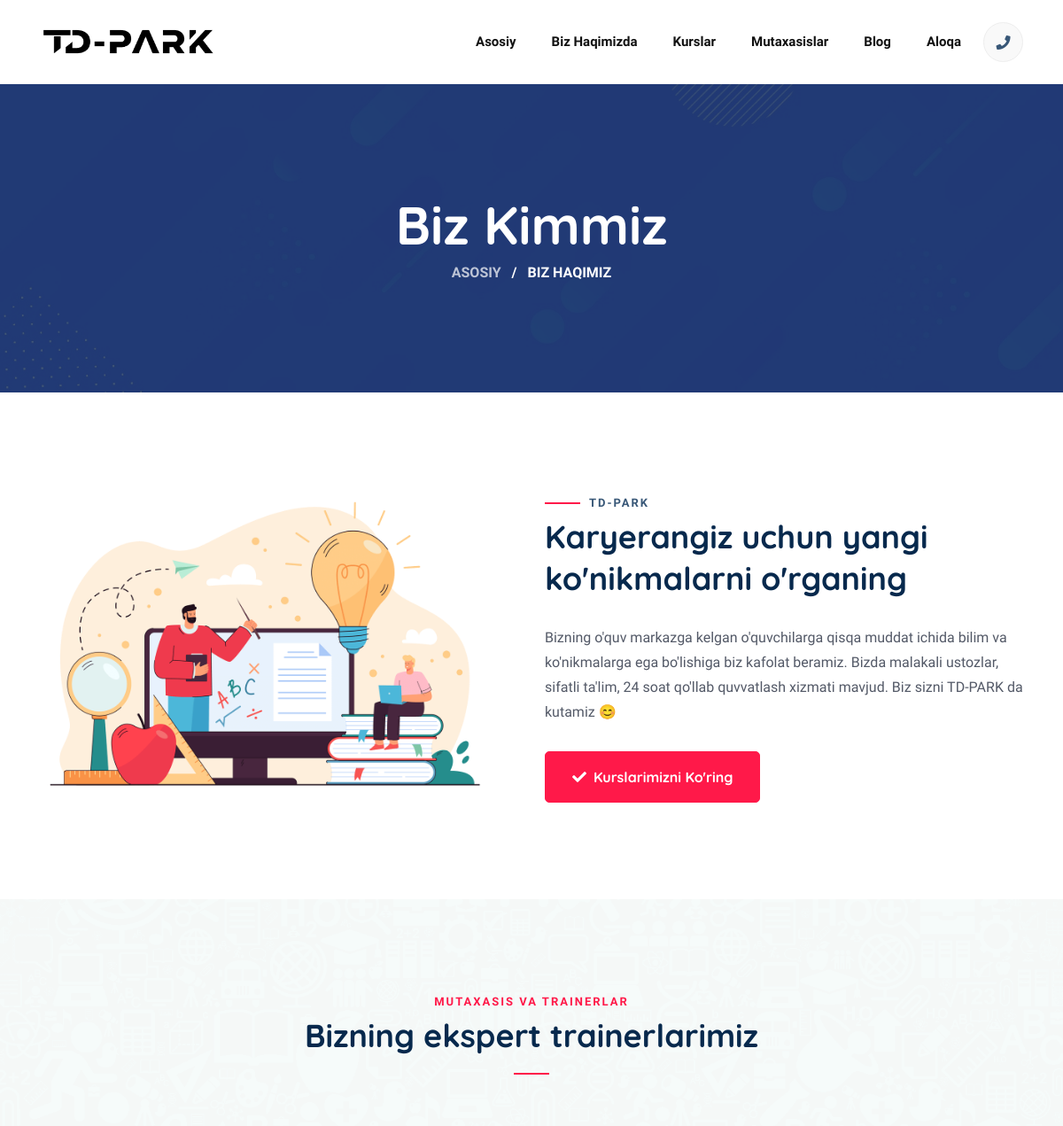
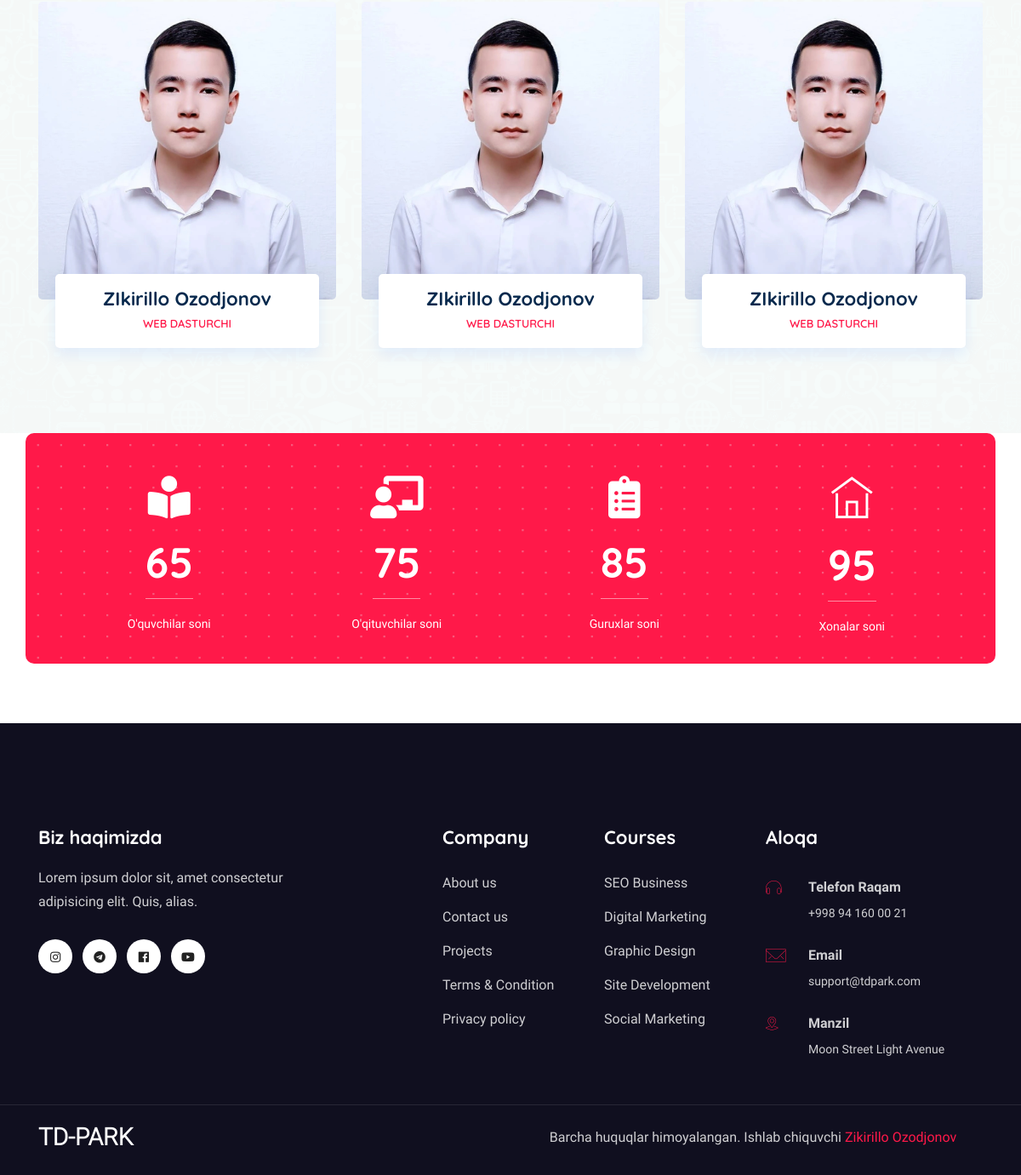
The page /about/ on the database its author committed (2 pictures, top to bottom).
### home/models.py (models this page shows, shortened)
class HeaderLogo(models.Model):
    image = models.ImageField('Rasmi', upload_to='images/')
    class Meta:
        verbose_name = 'Header Logo'
        verbose_name_plural = 'Header Logo'
    def image_tag(self):
        return mark_safe('<img src="{}" height="50">'.format(self.image.url))
    image_tag.short_description = 'Image'

class AboutSection(models.Model):
    title = models.TextField('Sarlavha', max_length=200)
    description = models.TextField('Malumot', max_length=400)
    button = models.CharField(max_length=50)
    slug_button = models.CharField(max_length=50)
    class Meta:
        verbose_name = 'About Section'
        verbose_name_plural = 'About Section'

class Teacher(models.Model):
    name = models.CharField('Ism Familya', max_length=200)
    category = models.CharField('Kasb', max_length=300)
    image = models.ImageField('Rasim', upload_to='images/')
    phone = models.CharField('Telefon raqami', max_length=100)
    whatsapp = models.CharField(blank=True, max_length=100)
    telegram = models.CharField(blank=True, max_length=100)
    class Meta:
        verbose_name = "O'qituvchilar"
        verbose_name_plural = "O'qituvchilar"
    def image_tag(self):
        return mark_safe('<img src="{}" height="50">'.format(self.image.url))
    image_tag.short_description = 'Image'

class Total(models.Model):
    num1 = models.CharField(max_length=100)
    num2 = models.CharField(max_length=100)
    num3 = models.CharField(max_length=100)
    num4 = models.CharField(max_length=100)
    class Meta:
        verbose_name = 'Hisob'
        verbose_name_plural = 'Hisob'

### footer/models.py (models this page shows)
class FooterMeta(models.Model):
    title = models.CharField('Sarlavha', max_length=200)
    description = models.TextField('Malumot', max_length=400)
    instagram = models.CharField(max_length=200, blank=True)
    telegram = models.CharField(max_length=200, blank=True)
    youtube = models.CharField(max_length=200, blank=True)
    facebook = models.CharField(max_length=200, blank=True)
    class Meta:
        verbose_name = 'Footer Biz haqimizda'
        verbose_name_plural = 'Footer Biz haqimizda'

class FooterContactMeta(models.Model):
    phone = models.CharField(max_length=200)
    email = models.CharField(max_length=200)
    address = models.TextField(max_length=400)
    class Meta:
        verbose_name = 'Footer Aloqa Malumoti'
        verbose_name_plural = 'Footer Aloqa Malumoti'

### home/views.py (the view)
# urls.py: path('about/', views.about, name='about'),
def about(request):
    return render(request, 'about/base.html')

### home/templates/about/base.html (shortened to what this page needs)
<!DOCTYPE html>
{% load static %}
<html lang="en">
<head>
    <link rel="stylesheet" href="{% static 'assets/vendors/bootstrap/bootstrap.css' %}">
    <link rel="stylesheet" href="{% static 'assets/vendors/fontawesome/css/all.css' %}">
    <link rel="stylesheet" href="{% static 'assets/vendors/bicon/css/bicon.min.css' %}">
    <link rel="stylesheet" href="{% static 'assets/vendors/themify/themify-icons.css' %}">
    <link rel="stylesheet" href="{% static 'assets/vendors/animate-css/animate.css' %}">
    <link rel="stylesheet" href="{% static 'assets/vendors/woocommerce/woocommerce-layouts.css' %}">
    <link rel="stylesheet" href="{% static 'assets/vendors/woocommerce/woocommerce-small-screen.css' %}">
    <link rel="stylesheet" href="{% static 'assets/vendors/woocommerce/woocommerce.css' %}">
    <link rel="stylesheet" href="{% static 'assets/vendors/owl/assets/owl.carousel.min.css' %}">
    <link rel="stylesheet" href="{% static 'assets/vendors/owl/assets/owl.theme.default.min.css' %}">
    <link rel="stylesheet" href="{% static 'assets/css/styles.css' %}">
    <link rel="stylesheet" href="{% static 'assets/css/responsive.css' %}">
</head>
<body id="top-header">
{% block header %}{% include 'components/header.html' %}{% endblock %}
{% block index %}{% include 'about/about.html' %}{% endblock %}
{% block footer %}{% include 'components/footer.html' %}{% endblock %}
<div class="fixed-btm-top">
</div>
</body>
</html>

### home/templates/components/header.html (shortened to what this page needs)
{% load static %}
<header>
    <div class="site-navigation main_menu " id="mainmenu-area">
        <nav class="navbar navbar-expand-lg">
            <div class="container">
                <a class="navbar-brand" href="{% url 'index' %}">
                    {% for rs in logo_header_latest %}
                    <img width="200px" height="auto" src="{{ rs.image.url }}" alt="Edutim" class="img-fluid">
                    {% endfor %}
                </a>
                <div class="collapse navbar-collapse" id="navbarMenu">
                    <ul class="navbar-nav ml-auto">
                        <li class="nav-item ">
                            <a href="{% url 'index' %}" class="nav-link js-scroll-trigger">
                                Asosiy
                            </a>
                        </li>
                        <li class="nav-item ">
                            <a href="{% url 'about' %}" class="nav-link js-scroll-trigger">
                                Biz haqimizda
                            </a>
                        </li>
                        <li class="nav-item ">
                            <a href="{% url 'courses' %}" class="nav-link js-scroll-trigger">
                                Kurslar
                            </a>
                        </li>
                        <li class="nav-item ">
                            <a href="{% url 'instructor' %}" class="nav-link js-scroll-trigger">
                                Mutaxasislar
                            </a>
                        </li>
                        <li class="nav-item ">
                            <a href="{% url 'blog' %}" class="nav-link">
                                Blog
                            </a>
                        </li>
                        <li class="nav-item ">
                            <a href="{% url 'contact' %}" class="nav-link">
                                Aloqa
                            </a>
                        </li>
                    </ul>
                    <ul class="header-contact-right d-none d-lg-block">
                        <li><a href="#" class="header-search search_toggle"> <i class="fa fa-phone"></i></a></li>
                    </ul>
                </div>
            </div>
        </nav>
    </div>
</header>

### home/templates/about/about.html
{% load static %}
<section class="page-header">
    <div class="container">
        <div class="row justify-content-center">
            <div class="col-lg-8">
                <div class="page-header-content">
                    <h1>Biz kimmiz</h1>
                    <ul class="list-inline mb-0">
                        <li class="list-inline-item">
                            <a href="#">Asosiy</a>
                        </li>
                        <li class="list-inline-item">/</li>
                        <li class="list-inline-item">
                            Biz haqimiz
                        </li>
                    </ul>
                </div>
            </div>
        </div>
    </div>
</section>
{% block about_section %}{% include 'components/about_section.html' %}{% endblock %}
{% block teachers %}{% include 'components/teachers.html' %}{% endblock %}
<section class="counter-wrap mt-105">
    <div class="container">
        <div class="row">
            {% for total in total_latest %}
            <div class="col-lg-12 counter-inner">
                <div class="row">
                    <div class="col-lg-3 col-md-6">
                        <div class="counter-item">
                            <i class="fa fa-book-reader"></i>
                            <div class="count">
                                <span class="counter h2">{{ total.num1 }}</span>
                            </div>
                            <p>O'quvchilar soni</p>
                        </div>
                    </div>
                    <div class="col-lg-3 col-md-6">
                        <div class="counter-item">
                            <i class="fa fa-chalkboard-teacher"></i>
                            <div class="count">
                                <span class="counter h2">{{ total.num2 }}</span>
                            </div>
                            <p>O'qituvchilar soni</p>
                        </div>
                    </div>
                    <div class="col-lg-3 col-md-6">
                        <div class="counter-item">
                            <i class="fa fa-clipboard-list"></i>
                            <div class="count">
                                <span class="counter h2">{{ total.num3 }}</span>
                            </div>
                            <p>Guruxlar soni</p>
                        </div>
                    </div>
                    <div class="col-lg-3 col-md-6">
                        <div class="counter-item">
                            <i class="ti-home"></i>
                            <div class="count">
                                <span class="counter h2">{{ total.num4 }}</span>
                            </div>
                            <p>Xonalar soni</p>
                        </div>
                    </div>
                </div>
            </div>
            {% endfor %}
        </div>
    </div>
</section>
<section style="margin-bottom: -130px;" class="section-padding category-section">
</section>

### home/templates/components/about_section.html
{% load static %}
<section class="about-section section-padding about-2">
    <div class="container">
        {% for rs in about_section_latest %}
        <div class="row align-items-center">
            <div class="col-lg-6 col-md-12">
                <div class="about-img2">
                    <img src="{% static 'assets/images/banner/banner-8.png' %}" alt="" class="img-fluid">
                </div>
            </div>
            <div class="col-lg-6 col-md-12">
                <div class="section-heading">
                    <span class="subheading">TD-PARK</span>
                    <h3>{{ rs.title }}</h3>
                </div>
                <p>{{ rs.description }}</p>
                <a href="{{ rs.slug_button }}" class="btn btn-main"><i class="fa fa-check mr-2"></i>{{ rs.button }}</a>
            </div>
        </div>
        {% endfor %}
    </div>
</section>

### home/templates/components/teachers.html (shortened to what this page needs)
<section class="team section-padding">
    <div class="container">
        <div class="row align-items-center justify-content-center">
            <div class="col-lg-6">
                <div class="section-heading center-heading">
                    <span class="subheading">Mutaxasis va trainerlar</span>
                    <h3>Bizning ekspert trainerlarimiz</h3>
                </div>
            </div>
        </div>
        <div class="row">
            {% for rs in teacher_latest %}
                <div class="col-lg-4 col-md-6">
                    <div class="team-block">
                        <div class="team-img">
                        </div>
                        <div class="team-info">
                            <h4>{{ rs.name }}</h4>
                            <p>{{ rs.category }}</p>
                        </div>
                    </div>
                </div>
            {% endfor %}
        </div>
    </div>
</section>

### home/templates/components/footer.html
{% load static %}
<section class="footer pt-120">
    <div class="container">
        <div class="row">
            <div class="col-lg-4 mr-auto col-sm-6 col-md-6">
                {% for rs in footer_meta_latest %}
                    <div class="widget footer-widget mb-5 mb-lg-0">
                        <h5 class="widget-title">{{ rs.title }}</h5>
                        <p class="mt-3">{{ rs.description }}</p>
                        <ul class="list-inline footer-socials">
                            <li class="list-inline-item"><a href="{{ rs.instagram }}"><i class="fab fa-instagram"></i></a></li>
                            <li class="list-inline-item"><a href="{{ rs.telegram }}"><i class="fab fa-telegram"></i></a></li>
                            <li class="list-inline-item"><a href="#"><i class="fab fa-facebook"></i></a></li>
                            <li class="list-inline-item"><a href="#"><i class="fab fa-youtube"></i></a></li>
                        </ul>
                    </div>
                {% endfor %}
            </div>
            <div class="col-lg-2 col-sm-6 col-md-6">
                <div class="footer-widget mb-5 mb-lg-0">
                    <h5 class="widget-title">Company</h5>
                    <ul class="list-unstyled footer-links">
                        <li><a href="#">About us</a></li>
                        <li><a href="#">Contact us</a></li>
                        <li><a href="#">Projects</a></li>
                        <li><a href="#">Terms & Condition</a></li>
                        <li><a href="#">Privacy policy</a></li>
                    </ul>
                </div>
            </div>
            <div class="col-lg-2 col-sm-6 col-md-6">
                <div class="footer-widget mb-5 mb-lg-0">
                    <h5 class="widget-title">Courses</h5>
                    <ul class="list-unstyled footer-links">
                        <li><a href="#">SEO Business</a></li>
                        <li><a href="#">Digital Marketing</a></li>
                        <li><a href="#">Graphic Design</a></li>
                        <li><a href="#">Site Development</a></li>
                        <li><a href="#">Social Marketing</a></li>
                    </ul>
                </div>
            </div>
            <div class="col-lg-3 col-sm-6 col-md-6">
                {% for rs in footer_contact_meta %}
                <div class="footer-widget footer-contact mb-5 mb-lg-0">
                    <h5 class="widget-title">Aloqa </h5>
                    <ul class="list-unstyled">
                        <li><i class="bi bi-headphone"></i>
                            <div>
                                <strong>Telefon raqam</strong>
                                {{ rs.phone }}
                            </div>
                        </li>
                        <li><i class="bi bi-envelop"></i>
                            <div>
                                <strong>Email</strong>
                                {{ rs.email }}
                            </div>
                        </li>
                        <li><i class="bi bi-location-pointer"></i>
                            <div>
                                <strong>Manzil</strong>
                                {{ rs.address }}
                            </div>
                        </li>
                    </ul>
                </div>
                {% endfor %}
            </div>
        </div>
    </div>
    <div class="footer-btm">
        <div class="container">
            <div class="row justify-content-center align-items-center">
                <div class="col-lg-6">
                    <div class="footer-logo">
                        <h3 style="color: white; font-family: 'Roboto Light'">TD-PARK</h3>
                    </div>
                </div>
                <div class="col-lg-6">
                    <div class="copyright text-lg-center">
                        <p>Barcha huquqlar himoyalangan. Ishlab chiquvchi <a
                                href="https://t.me/zikirillo_ozodjonov">Zikirillo Ozodjonov</a></p>
                    </div>
                </div>
            </div>
        </div>
    </div>
</section>

### rows shown on the page
HeaderLogo: image (picture)
AboutSection: title "Karyerangiz uchun yangi ko'nikmalarni o'rganing", description "Bizning o'quv markazga kelgan o'quvchilarga qisqa muddat ichida bilim va ko'nikmalarga ega bo'lishiga biz kafolat beramiz. Bizda malakali ustozlar, sifatli ta'lim, 24 soat qo'llab quvvatlash xizmati mavjud. Biz sizni TD-PARK da kutamiz 😊", button "Kurslarimizni Ko'ring"
Teacher: name "ZIkirillo Ozodjonov", category "WEB DASTURCHI"
Teacher: name "ZIkirillo Ozodjonov", category "WEB DASTURCHI"
Teacher: name "ZIkirillo Ozodjonov", category "WEB DASTURCHI"
Total: num1 "65", num2 "75", num3 "85", num4 "95"
FooterMeta: title "Biz haqimizda", description "Lorem ipsum dolor sit, amet consectetur adipisicing elit. Quis, alias."
FooterContactMeta: phone "+998 94 160 00 21", email "support@tdpark.com", address "Moon Street Light Avenue"
